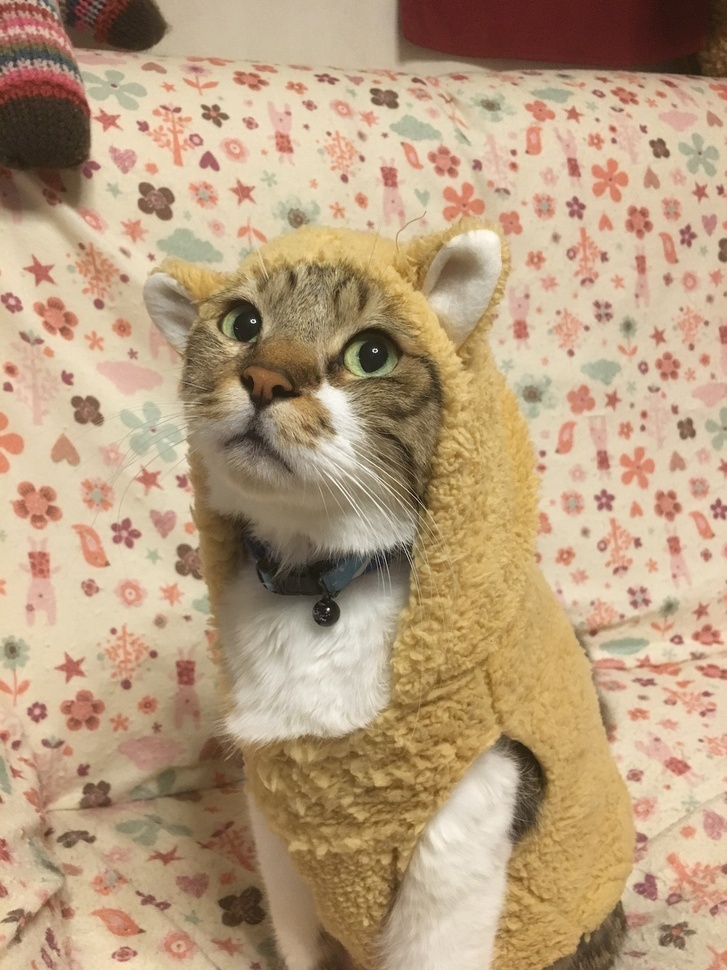
#> input picture img/sample.jpg, 727 x 970 px, shrunk from 1134 x 1512 before the run
$ python a.py
#> lines starting #> are read from the running program, lines starting #| are printed output that depends on the picture
import cv2
import os
img = cv2.imread("./sample.jpg")
#> img is the input picture: shape (970, 727, 3); mean B, G, R 127.3, 157.9, 184.1
gray = cv2.cvtColor(img, cv2.COLOR_BGR2GRAY)
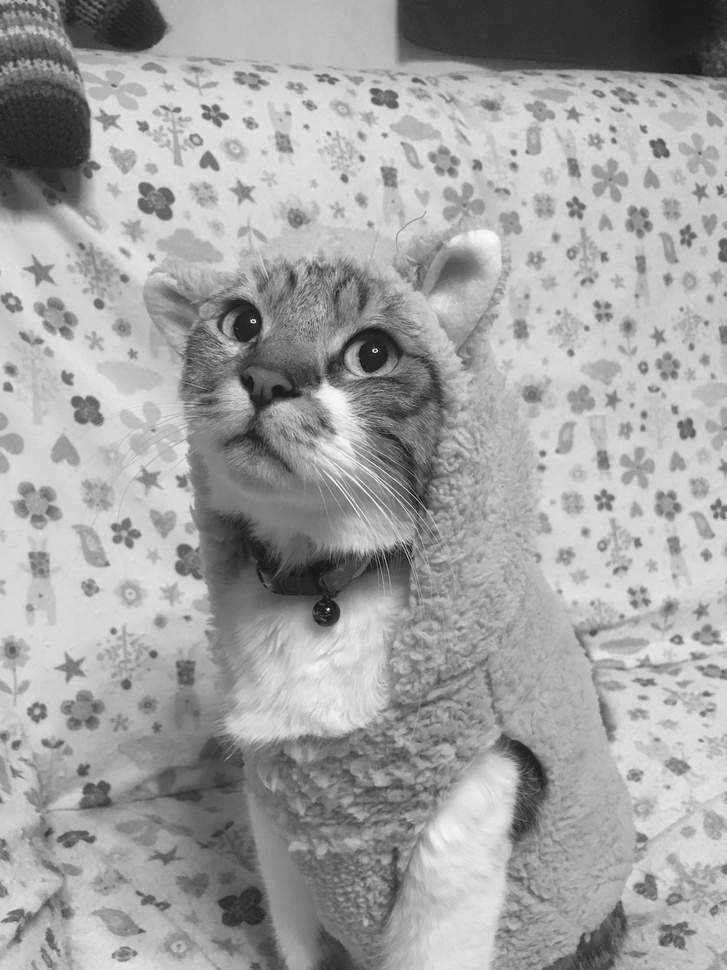
#> gray: shape (970, 727); min 11, max 254, mean 162.3
cv2.imwrite("./sample_glay.jpg", gray)

from imgcat import imgcat
imgcat(open("./sample_glay.jpg"))
#> (this line was passed over: imgcat is not available in this run)
